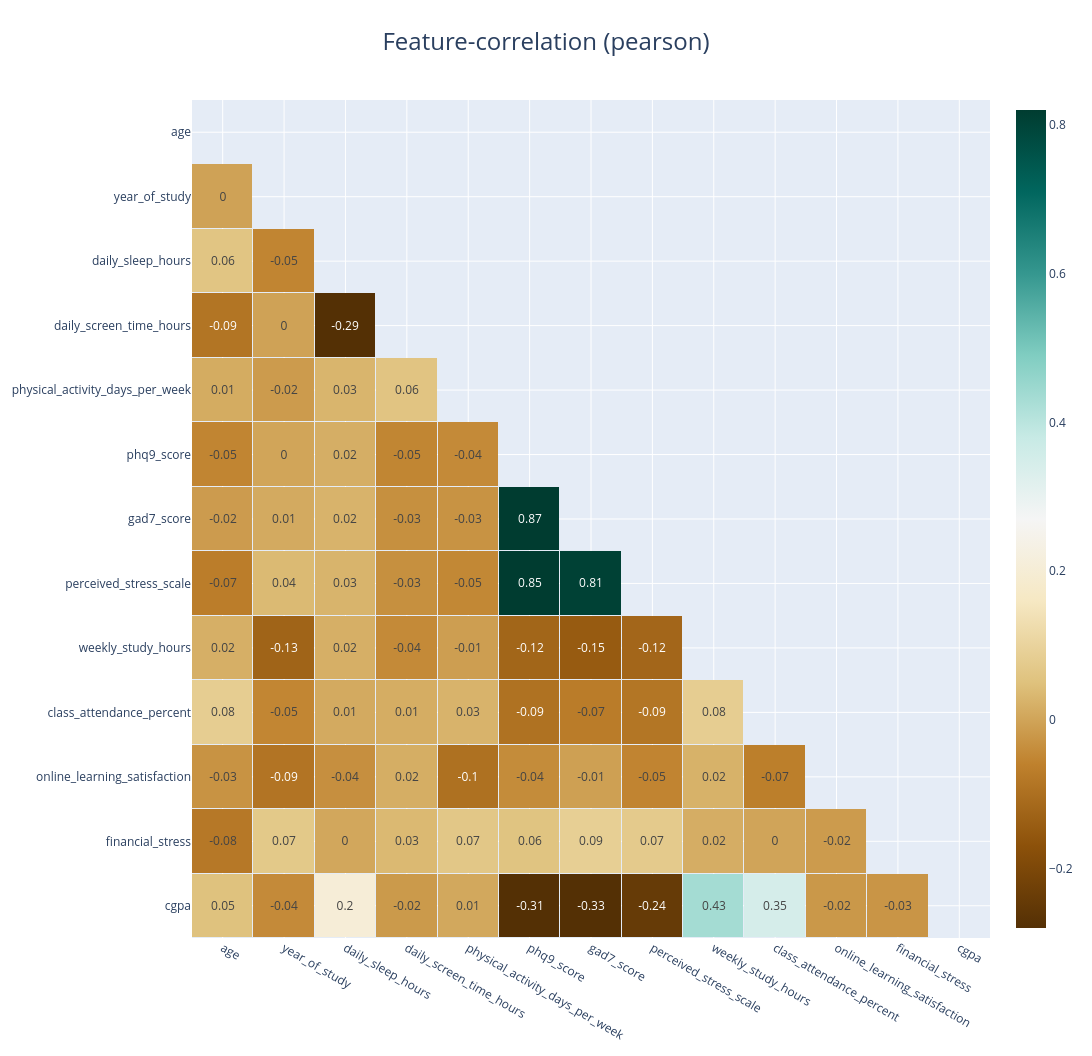

Notebook code cell kept with this figure:
### Code cell
klib.corr_interactive_plot(df) #input qiymatlar muhimliligi

### Figure 1 — Plotly figure (JSON) as saved in the notebook; plotly's stock layout.template omitted (floating-point values rounded to 4 significant figures; data arrays with more than 128 entries replaced by an {"elided": "..."} marker saying what was removed)
{"data": [{"colorscale": [[0, "rgb(84,48,5)"], [0.1, "rgb(140,81,10)"], [0.2, "rgb(191,129,45)"], [0.3, "rgb(223,194,125)"], [0.4, "rgb(246,232,195)"], [0.5, "rgb(245,245,245)"], [0.6, "rgb(199,234,229)"], [0.7, "rgb(128,205,193)"], [0.8, "rgb(53,151,143)"], [0.9, "rgb(1,102,94)"], [1, "rgb(0,60,48)"]], "hoverongaps": false, "text": {"elided": "13x13 mixed values"}, "textfont": {"size": 12}, "texttemplate": "%{text}", "type": "heatmap", "x": ["cgpa", "financial_stress", "online_learning_satisfaction", "class_attendance_percent", "weekly_study_hours", "perceived_stress_scale", "gad7_score", "phq9_score", "physical_activity_days_per_week", "daily_screen_time_hours", "daily_sleep_hours", "year_of_study", "age"], "xgap": 1, "y": ["cgpa", "financial_stress", "online_learning_satisfaction", "class_attendance_percent", "weekly_study_hours", "perceived_stress_scale", "gad7_score", "phq9_score", "physical_activity_days_per_week", "daily_screen_time_hours", "daily_sleep_hours", "year_of_study", "age"], "ygap": 1, "z": {"elided": "13x13 float values"}, "zmax": 0.82, "zmin": -0.28}], "layout": {"autosize": true, "height": 1056, "title": {"font": {"size": 24}, "text": "Feature-correlation (pearson)", "x": 0.5}, "width": 1152, "xaxis": {"autorange": "reversed"}}}
